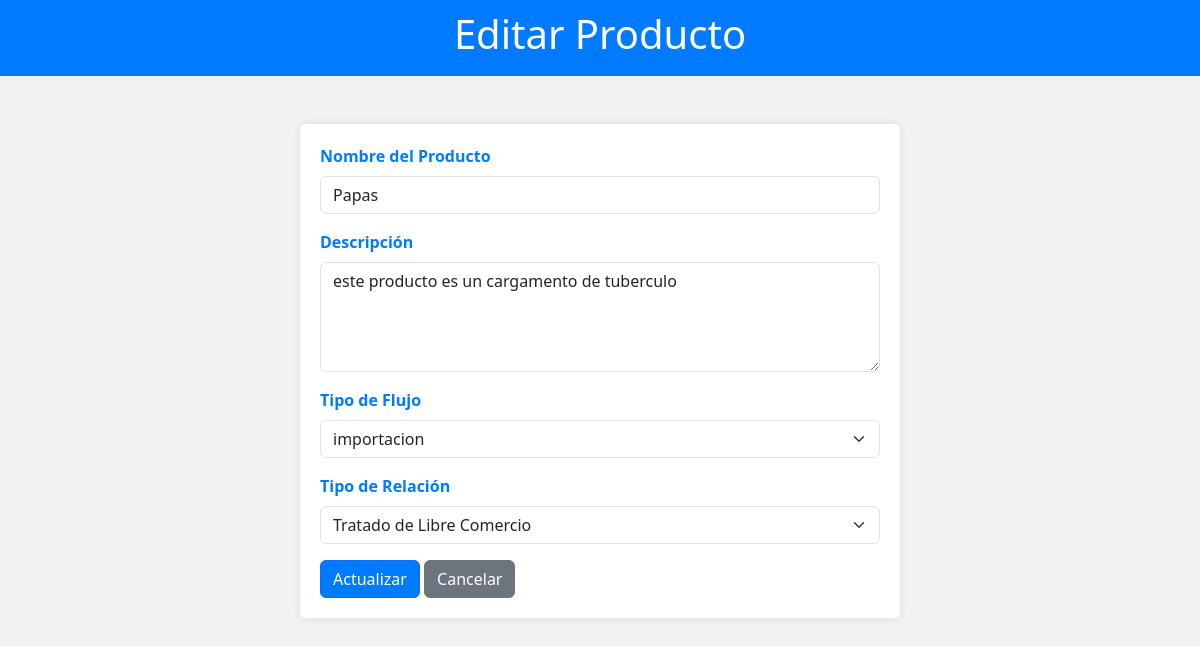
/editar.php?id=5, run on the app's committed database.
### tables this page shows
CREATE TABLE `productos` (
  `id` int(11) NOT NULL,
  `nombre` varchar(255) NOT NULL,
  `descripcion` text DEFAULT NULL,
  `flujo_id` int(11) DEFAULT NULL,
  `pais_id` int(11) DEFAULT NULL
);

### editar.php (the view, shortened to what this page needs)
<?php
include "conexion.php";
$id = $_GET['id'];
$sqlProducto = "SELECT * FROM productos WHERE id = $id";
$resultadoProducto = mysqli_query($conn, $sqlProducto);
$filaProducto = mysqli_fetch_assoc($resultadoProducto);
$sqlFlujo = "SELECT * FROM flujo";
$resultadoFlujo = mysqli_query($conn, $sqlFlujo);
$sqlPaises = "SELECT * FROM paises";
$resultadoPaises = mysqli_query($conn, $sqlPaises);
?>
<!DOCTYPE html>
<html lang="en">
<head>
    <link rel="stylesheet" href="https://cdn.jsdelivr.net/npm/bootstrap@5.3.0-alpha3/dist/css/bootstrap.min.css">
</head>
<body>
<nav class="navbar navbar-light fs-3 mb-5">
    <h1>Editar Producto</h1>
</nav>
<div class="container">
    <form method="POST">
        <div class="mb-3">
            <label for="nombre" class="form-label">Nombre del Producto</label>
            <input type="text" class="form-control" id="nombre" name="nombre" required value="<?php echo $filaProducto['nombre']; ?>">
        </div>
        <div class="mb-3">
            <label for="descripcion" class="form-label">Descripción</label>
            <textarea class="form-control" id="descripcion" name="descripcion" rows="4"><?php echo $filaProducto['descripcion']; ?></textarea>
        </div>
        <div class="mb-3">
            <label for="flujo" class="form-label">Tipo de Flujo</label>
            <select class="form-select" id="flujo" name="flujo">
                <?php
                while ($fila = mysqli_fetch_assoc($resultadoFlujo)) {
                    $selected = ($filaProducto['flujo_id'] == $fila['id']) ? "selected" : "";
                    echo '<option value="' . $fila['id'] . '" ' . $selected . '>' . $fila['tipo'] . '</option>';
                }
                ?>
            </select>
        </div>
        <div class="mb-3">
            <label for="pais" class="form-label">Tipo de Relación</label>
            <select class="form-select" id="pais" name="pais">
                <?php
                mysqli_data_seek($resultadoPaises, 0);
                while ($fila = mysqli_fetch_assoc($resultadoPaises)) {
                    $selected = ($filaProducto['pais_id'] == $fila['id']) ? "selected" : "";
                    echo '<option value="' . $fila['id'] . '" ' . $selected . '>' . $fila['tipo_relacion'] . '</option>';
                }
                ?>
            </select>
        </div>
        <button type="submit" class="btn btn-primary">Actualizar</button>
        <a href="index.php" class="btn btn-secondary">Cancelar</a>
    </form>
</div>
</body>
</html>

### editar.php (style rules this page uses)
body { background-color: #f2f2f2; }
.container { max-width: 600px; margin: 0 auto; padding: 20px; background-color: #fff; border-radius: 5px; box-shadow: 0 0 10px rgba(0, 0, 0, 0.1); }
.form-label { font-weight: bold; color: #007bff; }
.btn-primary { background-color: #007bff; color: #fff; }
.btn-secondary { background-color: #6c757d; color: #fff; }
.navbar { background-color: #007bff; color: #fff; justify-content: center; padding: 10px 0; }

### data on the page
productos: nombre "Papas", descripcion "este producto es un cargamento de tuberculo"

### other printed values
form field flujo "importacion"
form field pais "Tratado de Libre Comercio"
